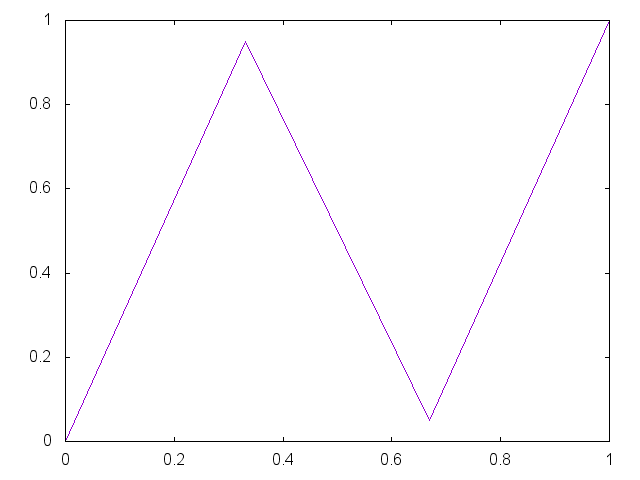

Here is the gnuplot script that generated this plot:


set term png

set output "generate/static/generate/unique-0.95-0.05.png"
plot '-' smooth unique notitle
0 0
0.33 0.95
0.67 0.05 
1 1
e

reset;
